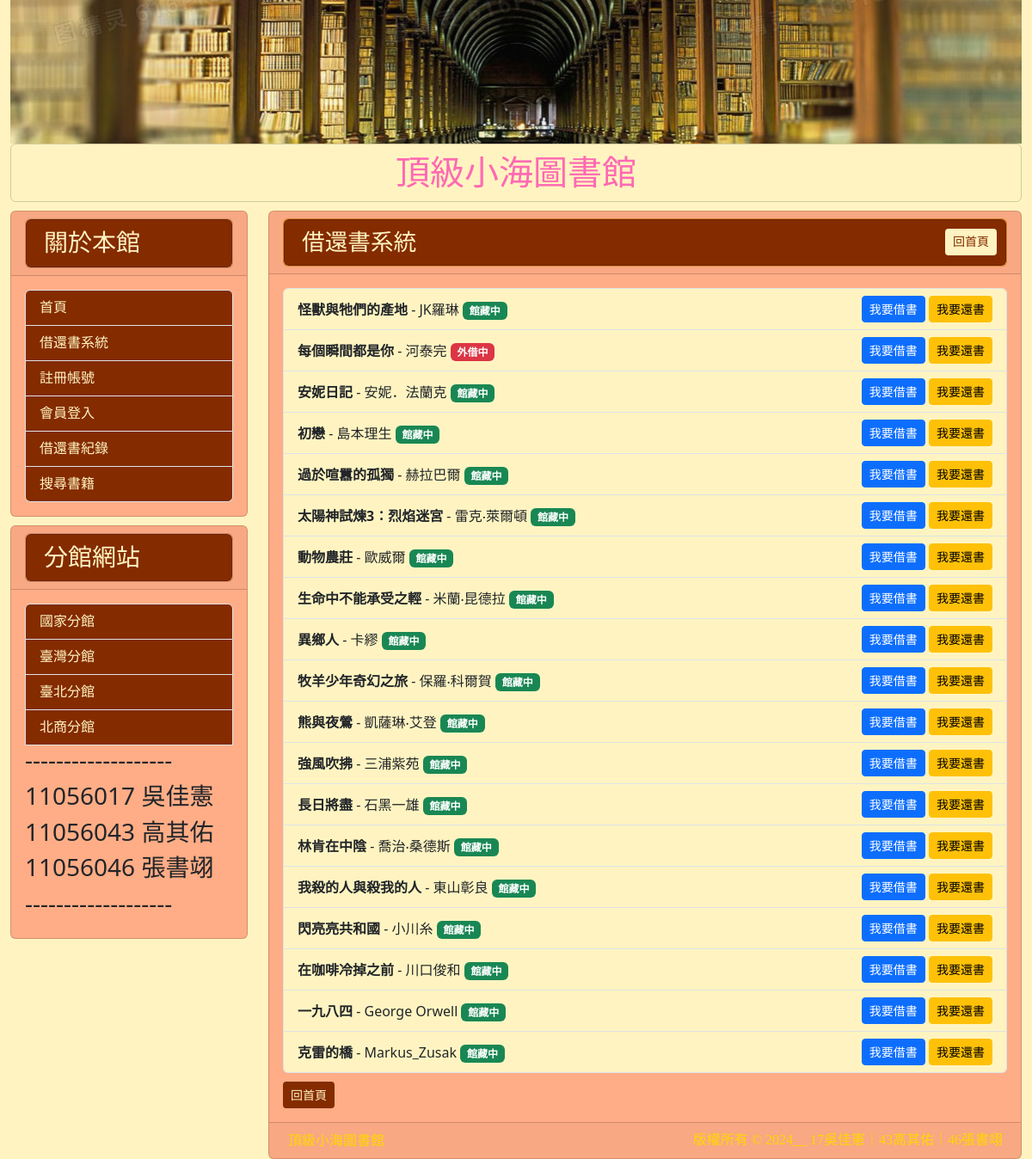
The app's page /book_list/, older data.
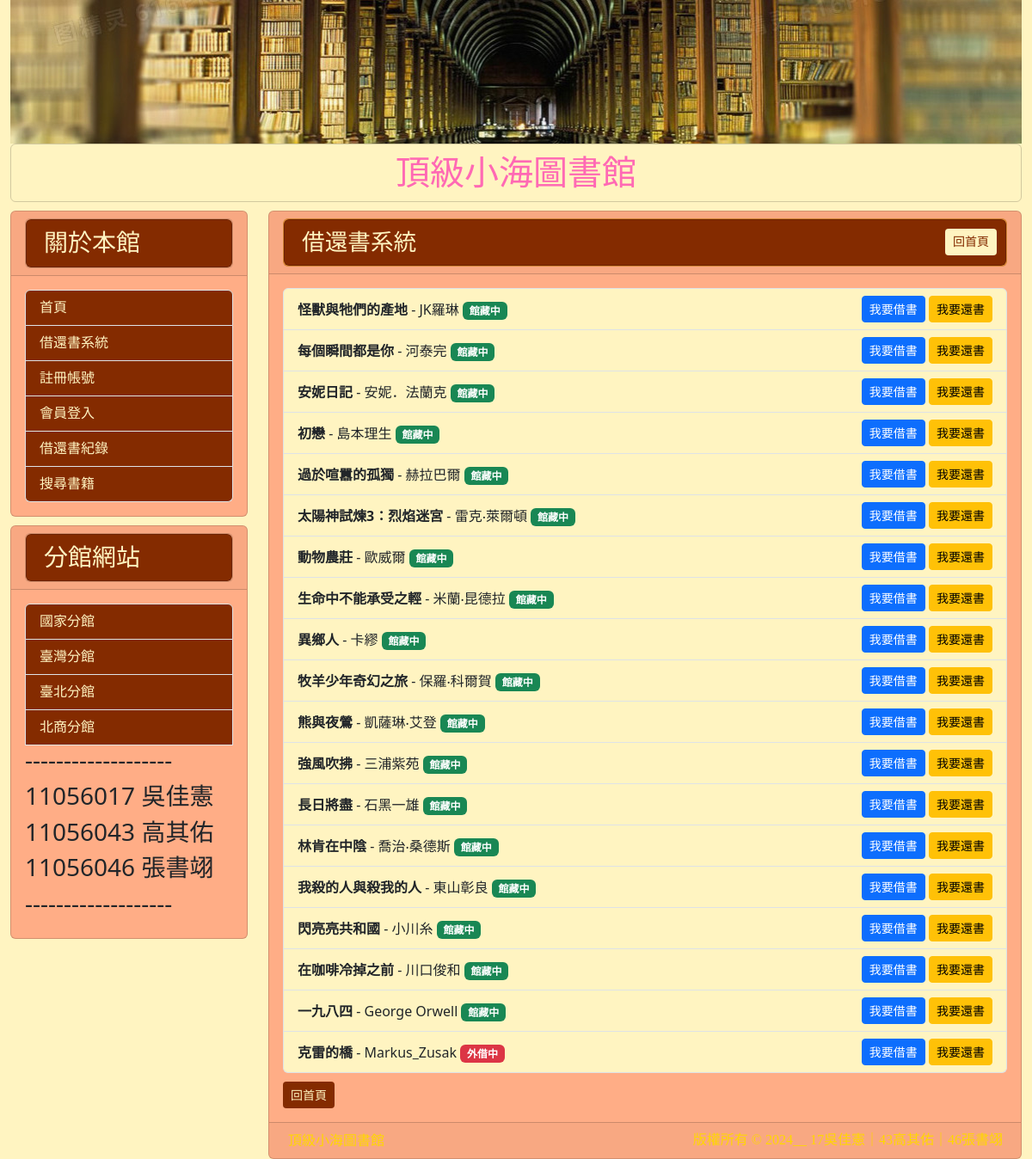
The same page, newer data.
### mysite/models.py (models this page shows, shortened)
class Post(models.Model):
    title = models.CharField(max_length=50)
    write = models.CharField(max_length=50, default="不詳")
    slug = models.CharField(max_length=200)
    bookstype=[("一般書籍","一般書籍"),("教學用書","教學用書")]
    category = models.CharField(max_length=20, choices=bookstype, default="一般書籍")
    intro = models.TextField(default="", blank=True)
    photolink = models.TextField(default="", blank=True)
    body = models.TextField()
    isBorrow = models.BooleanField(_("外借中"), default=False)
    pub_date = models.DateTimeField(auto_now_add=True)
    tags = models.ManyToManyField('Tag', blank=True)
    @property
    def formatted_is_borrow(self):
        if self.isBorrow:
            print(f'{self.title} is borrowed')
            return '<span style="color: white; background-color: red; border: 1px solid white; padding: 3px; border-radius: 3px;">外借中</span>'
        else:
            print(f'{self.title} is available for borrowing')
            return '<span style="color: white; background-color: green; border: 1px solid white;padding: 3px; border-radius: 3px;">可借閱</span>'
    formatted_is_borrow.fget.short_description = "外借狀態"
    class Meta:
        ordering = ("-pub_date",)

### mysite/views.py (the view)
# urls.py: path('book_list/', book_list, name='book_list'),
def book_list(request):
    books = Post.objects.all()
    return render(request, 'book_list.html', {'books': books})

### templates/book_list.html (shortened to what this page needs)
{% extends "base.html" %}
{% block headmessage %}
    <div class="card" style="background-color:#FFA042;">
        <div class="card"; style="background-color:#842B00;">
            <h3 style="font-family:微軟正黑體; font-size: 20pt; color:#FFF4C1; margin-left: 10px; margin-bottom: 0px; padding: 10px">借還書系統
            <a class="btn btn-sm" style="background-color:#FFF4C1; color: #842B00; margin-top: 10px; float: right; margin-top: 0px; margin-right: 0px;" href='/'>回首頁</a>
            </h3>
        </div>
    </div>
{% endblock %}
{% block content %}
    {% if books %}
        <ul class="list-group">
            {% for book in books %}
                <li class="list-group-item d-flex justify-content-between align-items-center" style="background-color:#FFF4C1;">
                    <div>
                        <strong>{{ book.title }}</strong> - {{ book.write }}
                        {% if book.isBorrow %}
                            <span class="badge bg-danger">外借中</span>
                        {% else %}
                            <span class="badge bg-success">館藏中</span>
                        {% endif %}
                    </div>
                    <div>
                        <a href="{% url 'borrow_book' book.id %}" class="btn btn-primary btn-sm">我要借書</a>
                        <a href="{% url 'return_book' book.id %}" class="btn btn-warning btn-sm">我要還書</a>
                    </div>
                </li>
            {% endfor %}
        </ul>
    {% else %}
        <p>No books available.</p>
    {% endif %}
    <a class="btn btn-sm" style="background-color:#842B00; color: #FFF4C1; margin-top: 10px;" href='/'>回首頁</a>
{% endblock %}

Row changes from the older to the newer data that the page shows:
changed Post "每個瞬間都是你": isBorrow "外借中" → "館藏中"
changed Post "克雷的橋": isBorrow "館藏中" → "外借中"
